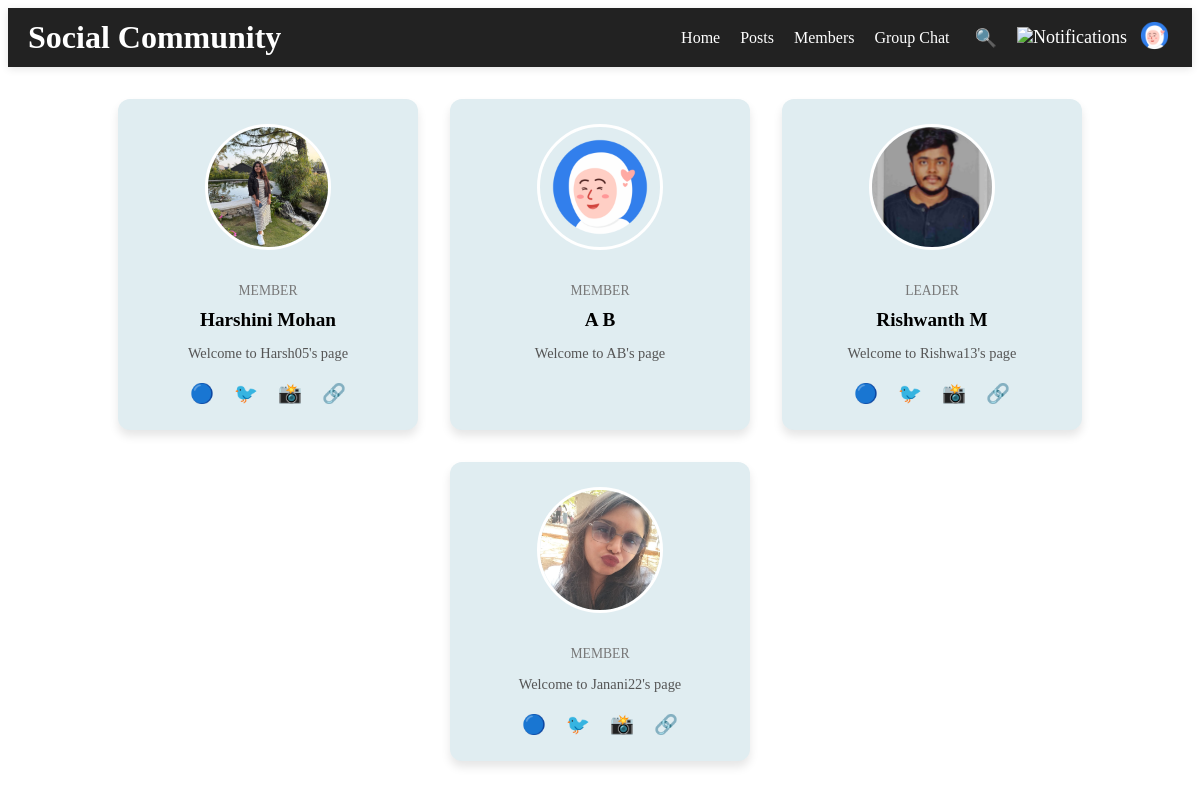
Page /members/ (signed in) on the earlier database version.
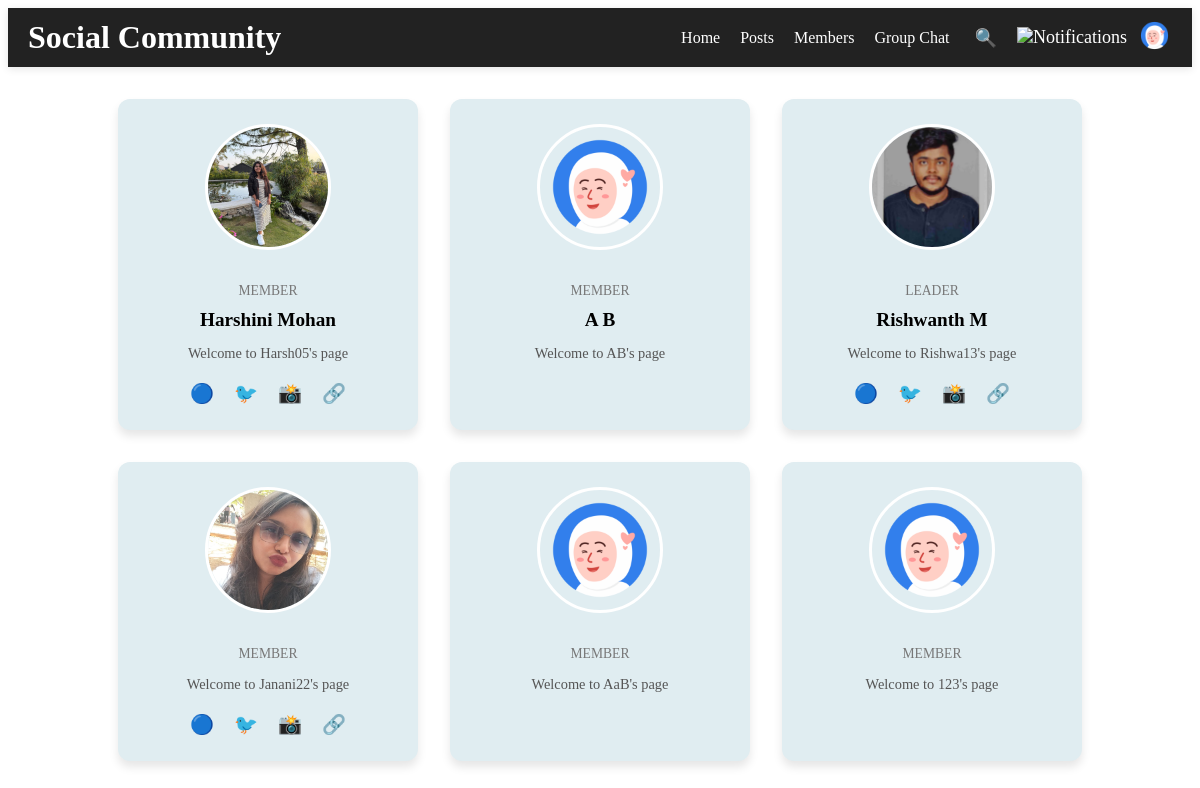
Same page on the later database version.
### social/models.py (models this page shows, shortened)
class UserProfile(models.Model):
    user = models.OneToOneField(User, on_delete=models.CASCADE)
    profile_image = models.ImageField(upload_to='profile_images/', blank=True, null=True)
    role = models.CharField(max_length=100, default="Member")
    facebook = models.URLField(blank=True, null=True)
    twitter = models.URLField(blank=True, null=True)
    instagram = models.URLField(blank=True, null=True)
    linkedin = models.URLField(blank=True, null=True)
    friends = models.ManyToManyField('self', symmetrical=True, blank=True)

### social/views.py (the view)
# urls.py: path('members/', views.members_view, name='members'),
@login_required
def members_view(request):
    profiles = UserProfile.objects.select_related('user').all()
    return render(request, 'members.html', {'profiles': profiles})

### social/context_processors.py (called while the page is built)
def unread_notification_count(request):
    if request.user.is_authenticated:
        count = Notification.objects.filter(user=request.user, is_read=False).count()
    else:
        count = 0
    return {'unread_notification_count': count}

### social/templates/members.html (shortened to what this page needs)
{% extends 'base.html' %}
{% load static %}
{% block content %}
<div class="card-container">
    {% for profile in profiles %}
    <div class="member-card">
        {% if profile.profile_image %}
            <img src="{{ profile.profile_image.url }}" alt="{{ profile.user.username }}'s Profile Image">
        {% else %}
            <img src="{% static 'social/images/default-profile.png' %}" alt="Default Profile">
        {% endif %}
        <p class="role">{{ profile.role|default:"Member" }}</p>
        <h3>
            {{ profile.user.first_name|default:"" }} {{ profile.user.last_name|default:"" }}
        </h3>
        <p>Welcome to {{ profile.user.username|default:"Unknown User" }}'s page</p>
        <div class="social-icons">
            {% if profile.facebook %}<a href="{{ profile.facebook }}" target="_blank">🔵</a>{% endif %}
            {% if profile.twitter %}<a href="{{ profile.twitter }}" target="_blank">🐦</a>{% endif %}
            {% if profile.instagram %}<a href="{{ profile.instagram }}" target="_blank">📸</a>{% endif %}
            {% if profile.linkedin %}<a href="{{ profile.linkedin }}" target="_blank">🔗</a>{% endif %}
        </div>
    </div>
    {% endfor %}
</div>
{% endblock %}

Differences in the rows shown:
added UserProfile: role "MEMBER", user.username "AaB"
added UserProfile: role "MEMBER", user.username "123"
